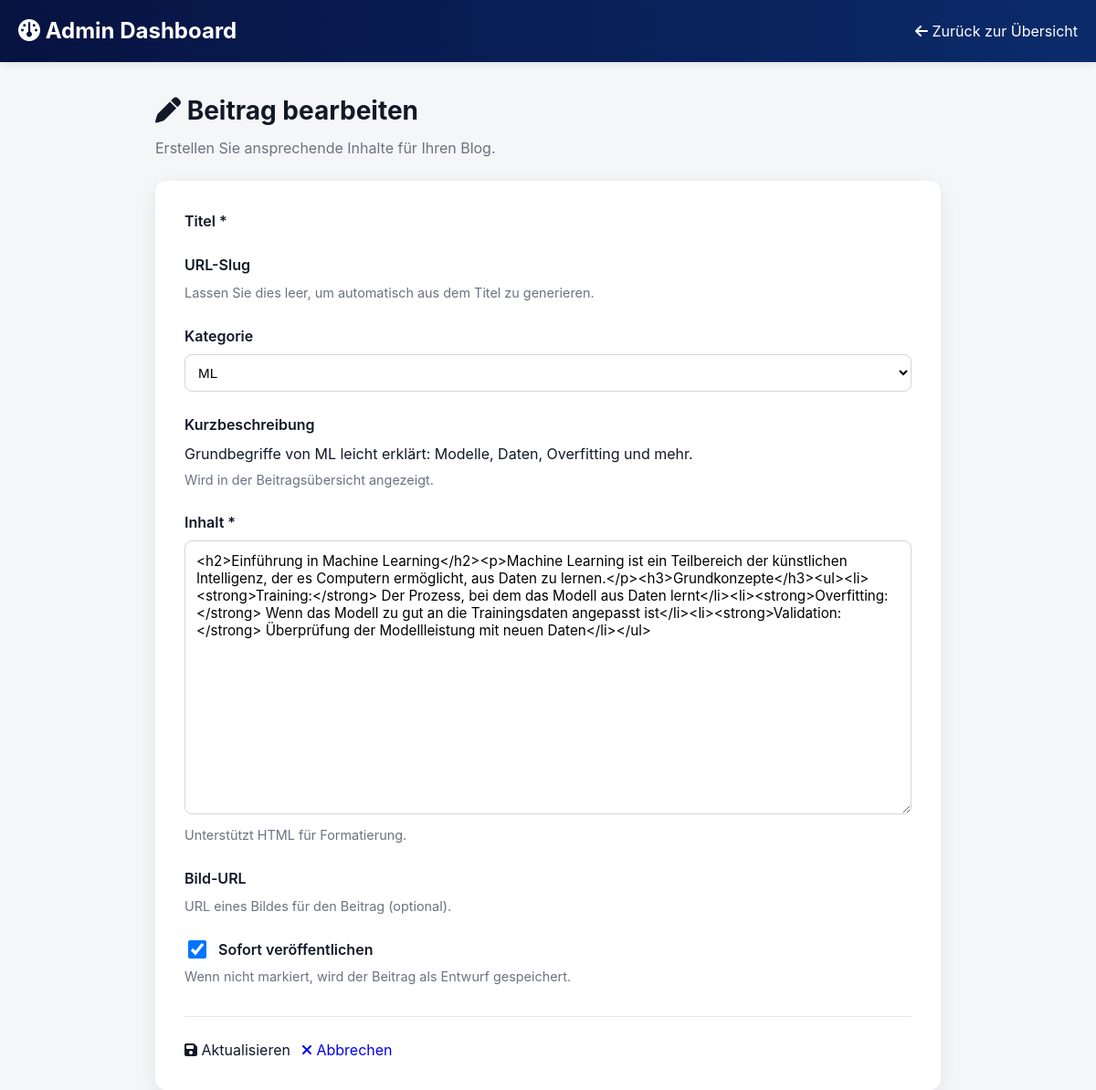
Screenshot of /admin/post-edit.php?id=2 (signed in) with the database file from the repository.
### tables this page shows
CREATE TABLE IF NOT EXISTS posts (
    id INT AUTO_INCREMENT PRIMARY KEY,
    title VARCHAR(200) NOT NULL,
    slug VARCHAR(200) UNIQUE NOT NULL,
    excerpt TEXT,
    content TEXT NOT NULL,
    image_url VARCHAR(500),
    category_id INT,
    author_id INT NOT NULL,
    published BOOLEAN DEFAULT FALSE,
    created_at TIMESTAMP DEFAULT CURRENT_TIMESTAMP,
    updated_at TIMESTAMP DEFAULT CURRENT_TIMESTAMP ON UPDATE CURRENT_TIMESTAMP,
    FOREIGN KEY (category_id) REFERENCES categories(id) ON DELETE SET NULL,
    FOREIGN KEY (author_id) REFERENCES users(id) ON DELETE CASCADE,
    INDEX idx_slug (slug),
    INDEX idx_published (published),
    INDEX idx_created_at (created_at)
);

CREATE TABLE IF NOT EXISTS categories (
    id INT AUTO_INCREMENT PRIMARY KEY,
    name VARCHAR(50) UNIQUE NOT NULL,
    slug VARCHAR(50) UNIQUE NOT NULL,
    color VARCHAR(20) DEFAULT 'info',
    created_at TIMESTAMP DEFAULT CURRENT_TIMESTAMP,
    INDEX idx_slug (slug)
);

### includes/posts.php (called while the page is built, shortened)
<?php
function getPostById($db, $id) {
    try {
        $stmt = $db->prepare("
            SELECT p.*, c.name as category_name, c.slug as category_slug, c.color as category_color
            FROM posts p
            LEFT JOIN categories c ON p.category_id = c.id
            WHERE p.id = :id
            LIMIT 1
        ");
        $stmt->execute(['id' => $id]);
        return $stmt->fetch();
    } catch(PDOException $e) {
        error_log("Get Post Error: " . $e->getMessage());
        return null;
    }
}
function getAllCategories($db) {
    try {
        $stmt = $db->prepare("SELECT * FROM categories ORDER BY name ASC");
        $stmt->execute();
        return $stmt->fetchAll();
    } catch(PDOException $e) {
        error_log("Get Categories Error: " . $e->getMessage());
        return [];
    }
}

### admin/post-edit.php (the view, shortened to what this page needs)
<?php
require_once '../includes/posts.php';
$database = new Database();
$db = $database->getConnection();
$isEdit = isset($_GET['id']) && is_numeric($_GET['id']);
$post = null;
if ($isEdit) {
    $post = getPostById($db, $_GET['id']);
}
$categories = getAllCategories($db);
?>
<!DOCTYPE html>
<html lang="de">
<head>
    <link rel="stylesheet" href="../style.css">
    <link rel="stylesheet" href="https://early.webawesome.com/webawesome@3.0.0-beta.6/dist/styles/webawesome.css">
    <link rel="stylesheet" href="https://early.webawesome.com/webawesome@3.0.0-beta.6/dist/styles/themes/awesome.css" />
    <link rel="stylesheet" href="https://cdnjs.cloudflare.com/ajax/libs/font-awesome/6.5.2/css/all.min.css">
</head>
<body>
    <header class="admin-header">
        <div class="admin-header-inner">
            <div>
                <h1 style="margin: 0; font-size: 1.5rem;">
                    <i class="fa-solid fa-gauge"></i> Admin Dashboard
                </h1>
            </div>
            <div>
                <a href="index.php" style="color: white; text-decoration: none;">
                    <wa-button variant="ghost" size="small">
                        <i class="fa-solid fa-arrow-left"></i> Zurück zur Übersicht
                    </wa-button>
                </a>
            </div>
        </div>
    </header>
    <main class="admin-content">
        <div class="page-header">
            <h1>
                <i class="fa-solid fa-<?php echo $isEdit ? 'pen' : 'plus'; ?>"></i>
                <?php echo $isEdit ? 'Beitrag bearbeiten' : 'Neuer Beitrag'; ?>
            </h1>
            <p>Erstellen Sie ansprechende Inhalte für Ihren Blog.</p>
        </div>
        <div class="form-card">
            <form method="POST" action="">
                <div class="form-group">
                    <label for="title">Titel *</label>
                </div>
                <div class="form-group">
                    <label for="slug">URL-Slug</label>
                    <small>Lassen Sie dies leer, um automatisch aus dem Titel zu generieren.</small>
                </div>
                <div class="form-group">
                    <label for="category_id">Kategorie</label>
                    <select id="category_id" name="category_id">
                        <?php foreach ($categories as $cat): ?>
                            <option value="<?php echo $cat['id']; ?>"
                                <?php echo ($post && $post['category_id'] == $cat['id']) ? 'selected' : ''; ?>>
                                <?php echo htmlspecialchars($cat['name']); ?>
                            </option>
                        <?php endforeach; ?>
                    </select>
                </div>
                <div class="form-group">
                    <label for="excerpt">Kurzbeschreibung</label>
                    <wa-textarea
                        id="excerpt"
                        name="excerpt"
                        rows="3"
                        placeholder="Eine kurze Zusammenfassung des Beitrags..."
                    ><?php echo $post ? htmlspecialchars($post['excerpt']) : ''; ?></wa-textarea>
                    <small>Wird in der Beitragsübersicht angezeigt.</small>
                </div>
                <div class="form-group">
                    <label for="content">Inhalt *</label>
                    <textarea
                        id="content"
                        name="content"
                        placeholder="Schreiben Sie hier den Hauptinhalt des Beitrags. Sie können HTML verwenden."
                        required
                    ><?php echo $post ? htmlspecialchars($post['content']) : ''; ?></textarea>
                    <small>Unterstützt HTML für Formatierung.</small>
                </div>
                <div class="form-group">
                    <label for="image_url">Bild-URL</label>
                    <small>URL eines Bildes für den Beitrag (optional).</small>
                </div>
                <div class="form-group">
                    <div class="checkbox-group">
                        <input
                            type="checkbox"
                            id="published"
                            name="published"
                            <?php echo ($post && $post['published']) ? 'checked' : ''; ?>
                        >
                        <label for="published" style="margin: 0; font-weight: 600;">
                            Sofort veröffentlichen
                        </label>
                    </div>
                    <small>Wenn nicht markiert, wird der Beitrag als Entwurf gespeichert.</small>
                </div>
                <div class="form-actions">
                    <wa-button type="submit" variant="primary">
                        <i class="fa-solid fa-save"></i>
                        <?php echo $isEdit ? 'Aktualisieren' : 'Erstellen'; ?>
                    </wa-button>
                    <a href="index.php" style="text-decoration: none;">
                        <wa-button type="button" variant="ghost">
                            <i class="fa-solid fa-xmark"></i> Abbrechen
                        </wa-button>
                    </a>
                </div>
            </form>
        </div>
    </main>
</body>
</html>

### style.css (style rules this page uses)
:root { --bg: #f5f6f8; --card: #ffffff; --muted: #6b7280; --primary: #0b78ff; --accent: #2dd4bf; --text: #111827; --radius: 12px; --container: 1100px; --glass: rgba(255,255,255,0.6); --shadow: 0 6px 20px rgba(17,24,39,0.08); }
* { box-sizing:border-box }
html,body { height:100% }
body { margin:0; font-family: "Inter", system-ui, -apple-system, "Segoe UI", Roboto, "Helvetica Neue", Arial; background:var(--bg); color:var(--text); -webkit-font-smoothing:antialiased; -moz-osx-font-smoothing:grayscale; line-height:1.5; transition:background .25s ease,color .25s ease; -webkit-tap-highlight-color: transparent; }
.form-actions { display:flex;gap:12px;align-items:center;margin-top:8px }

### admin/post-edit.php (style rules this page uses)
.admin-header { background: linear-gradient(90deg, #071341, #0b2b6b); color: white; padding: 16px 0; box-shadow: 0 2px 8px rgba(0,0,0,0.1); }
.admin-header-inner { max-width: 1200px; margin: 0 auto; padding: 0 20px; display: flex; justify-content: space-between; align-items: center; }
.admin-content { max-width: 900px; margin: 32px auto; padding: 0 20px; }
.form-card { background: var(--card); border-radius: var(--radius); padding: 32px; box-shadow: var(--shadow); }
.form-group { margin-bottom: 24px; }
.form-group label { display: block; margin-bottom: 8px; font-weight: 600; }
.form-group small { display: block; color: var(--muted); margin-top: 6px; font-size: 0.9rem; }
.form-group wa-input, .form-group wa-textarea, .form-group wa-select { width: 100%; }
.form-group textarea { width: 100%; padding: 12px; border: 1px solid #d1d5db; border-radius: 8px; font-family: inherit; font-size: 0.95rem; min-height: 300px; resize: vertical; }
.form-group select { width: 100%; padding: 10px; border: 1px solid #d1d5db; border-radius: 8px; font-size: 0.95rem; background: white; }
.form-actions { display: flex; gap: 12px; margin-top: 32px; padding-top: 24px; border-top: 1px solid #e5e7eb; }
.checkbox-group { display: flex; align-items: center; gap: 10px; }
.checkbox-group input[type="checkbox"] { width: 20px; height: 20px; cursor: pointer; }
.page-header { margin-bottom: 24px; }
.page-header h1 { margin: 0 0 8px 0; font-size: 1.75rem; }
.page-header p { margin: 0; color: var(--muted); }

### rows the page displays
posts: category_id "ML", excerpt "Grundbegriffe von ML leicht erklärt: Modelle, Daten, Overfitting und mehr.", content "<h2>Einführung in Machine Learning</h2><p>Machine Learning ist ein Teilbereich der künstlichen Intelligenz, der es Computern ermöglicht, aus Daten zu lernen.</p><h3>Grundkonzepte</h3><ul><li><strong>Training:</strong> Der Prozess, bei dem das Modell aus Daten lernt</li><li><strong>Overfitting:</strong> Wenn das Modell zu gut an die Trainingsdaten angepasst ist</li><li><strong>Validation:</strong> Überprüfung der Modellleistung mit neuen Daten</li></ul>", published "☑"
